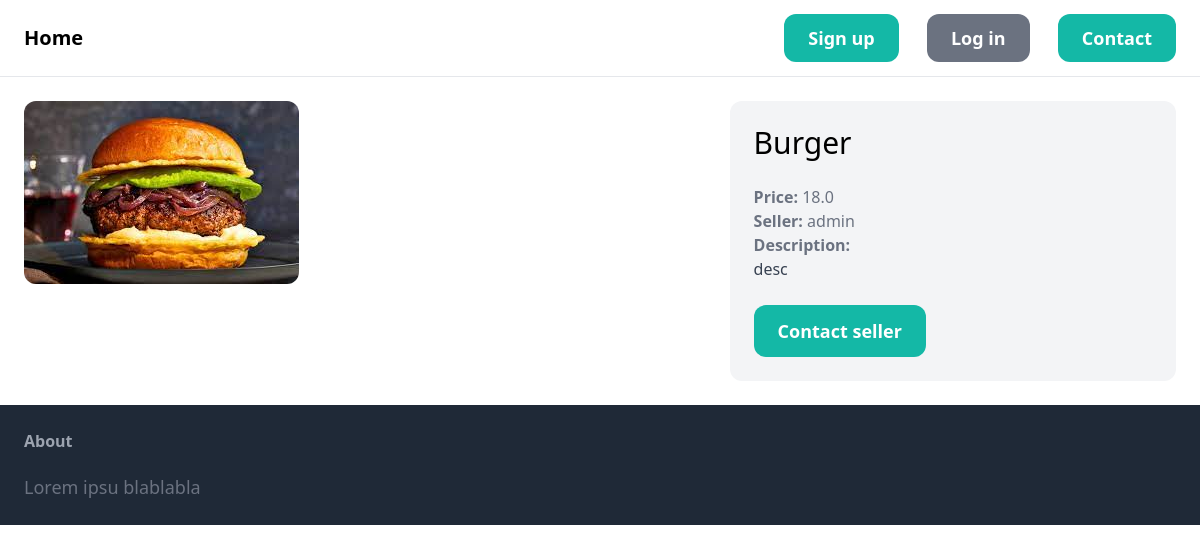
The app's page /items/1/, older data.
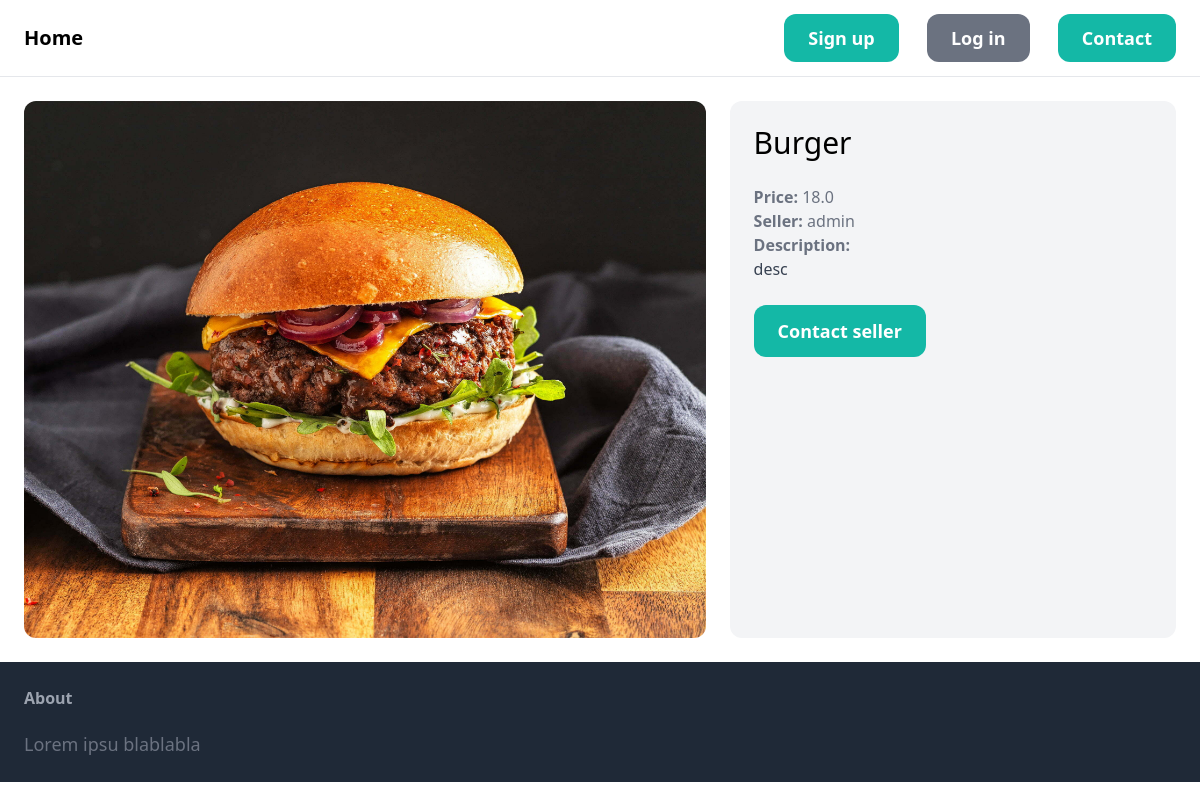
The same page, newer data.
### item/models.py (models this page shows, shortened)
class Item(models.Model):
    category = models.ForeignKey(Category, related_name='items', on_delete=models.CASCADE)
    name = models.CharField(max_length=255)
    description = models.TextField(blank=True, null=True)
    price = models.FloatField()
    image = models.ImageField(upload_to='item_images', blank=True, null=True)
    is_sold = models.BooleanField(default=False)
    created_by = models.ForeignKey(User, related_name='items', on_delete=models.CASCADE)
    create_at=models.DateTimeField(auto_now_add=True)
    class Meta:
        ordering = ('name',)

### item/views.py (the view)
# urls.py: path('<int:pk>/', views.detail, name="detail"),
def detail(request, pk):
    item = get_object_or_404(Item, pk=pk)
    related_items = Item.objects.filter(category=item.category, is_sold=False).exclude(pk=pk)[0:3]
    return render(request, 'item/detail.html', {
        'item': item,
        'related_items': related_items
    })

### item/templates/item/detail.html (shortened to what this page needs)
{% extends 'core/base.html' %}
{% block content %}
<div class="grid grid-cols-5 gap-6">
    <div class="col-span-3">
        {% if item.image %}
            <img src="{{ item.image.url }}" class="rounded-xl">
        {% endif %}
    </div>
    <div class="col-span-2 p-6 bg-gray-100 rounded-xl">
        <h1 class="mb-6 text-3xl">{{ item.name }}</h1>
        <p class="text-gray-500"><strong>Price: </strong>{{ item.price }}</p>
        <p class="text-gray-500"><strong>Seller: </strong>{{ item.created_by.username }}</p>
        {% if item.description %}
            <p class="text-gray-700">
                <strong class="text-gray-500">Description:</strong><br/>
                {{ item.description }}
            </p>
        {% endif %}
        <a href="#" class="inline-block mt-6 px-6 py-3 text-lg font-semibold bg-teal-500 text-white rounded-xl hover:bg-teal-700">Contact seller</a>
    </div>
</div>
{% endblock %}

### core/templates/core/base.html (shortened to what this page needs)
<!doctype html>
<html>
    <head>
        <script src="https://cdn.tailwindcss.com"></script>
    </head>
    <body>
        <nav class="py-6 px-6 flex justify-between items-center border-b border-gray-200">
            <a href="/" class="text-xl font-semibold">Home</a>
            <div class="space-x-6">
                {% if request.user.is_authenticated %}
                    <a href="{% url 'item:new' %}" class="px-6 py-3 text-lg font-semibold bg-teal-500 text-white rounded-xl hover:bg-teal-700">New item</a>
                    <a href="{% url 'core:signup' %}" class="px-6 py-3 text-lg font-semibold bg-teal-500 text-white rounded-xl hover:bg-teal-700">Inbox</a>
                    <a href="#" class="px-6 py-3 text-lg font-semibold bg-gray-500 text-white rounded-xl hover:bg-gray-700">Dashboard</a>
                {% else %}
                    <a href="{% url 'core:signup' %}" class="px-6 py-3 text-lg font-semibold bg-teal-500 text-white rounded-xl hover:bg-teal-700">Sign up</a>
                    <a href="#" class="px-6 py-3 text-lg font-semibold bg-gray-500 text-white rounded-xl hover:bg-gray-700">Log in</a>
                {% endif %}
                <a href="{% url 'core:contact' %}" class="px-6 py-3 text-lg font-semibold bg-teal-500 text-white rounded-xl hover:bg-teal-700">Contact</a>
            </div>
        </nav>
        <div class="px-6 py-6">
            {% block content %}
            {% endblock %}
        </div>
        <footer class="py-6 px-6 flex justify-between bg-gray-800">
            <div class="w-2/3 pr-10">
                <h3 class="mb-5 font-semibold text-gray-400">About</h3>
                <p class="text-lg text-gray-500">Lorem ipsu blablabla</p>
            </div>
        </footer>
    </body>
</html>

Row changes from the older to the newer data that the page shows:
changed Item "Burger": image: a different picture
